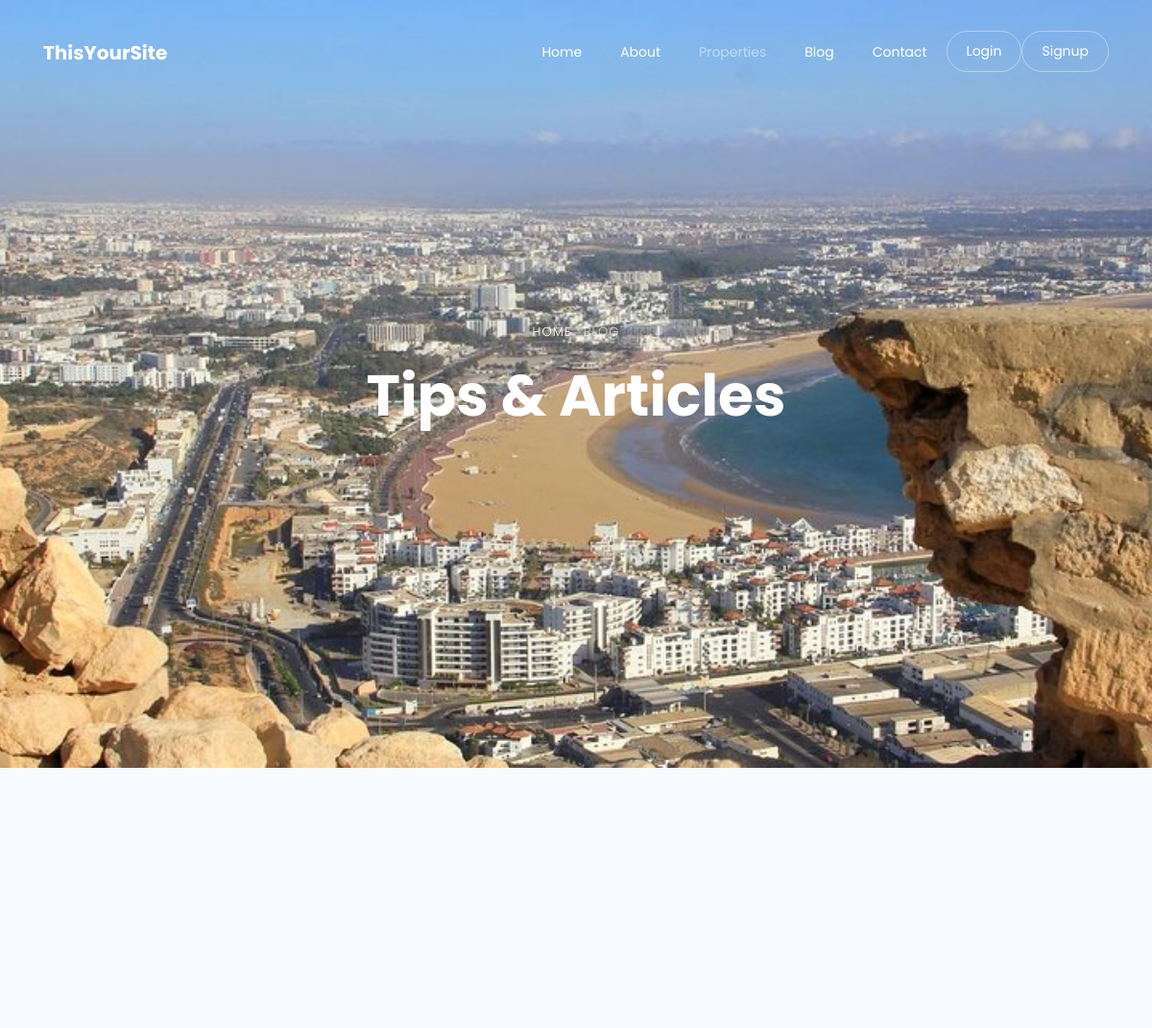
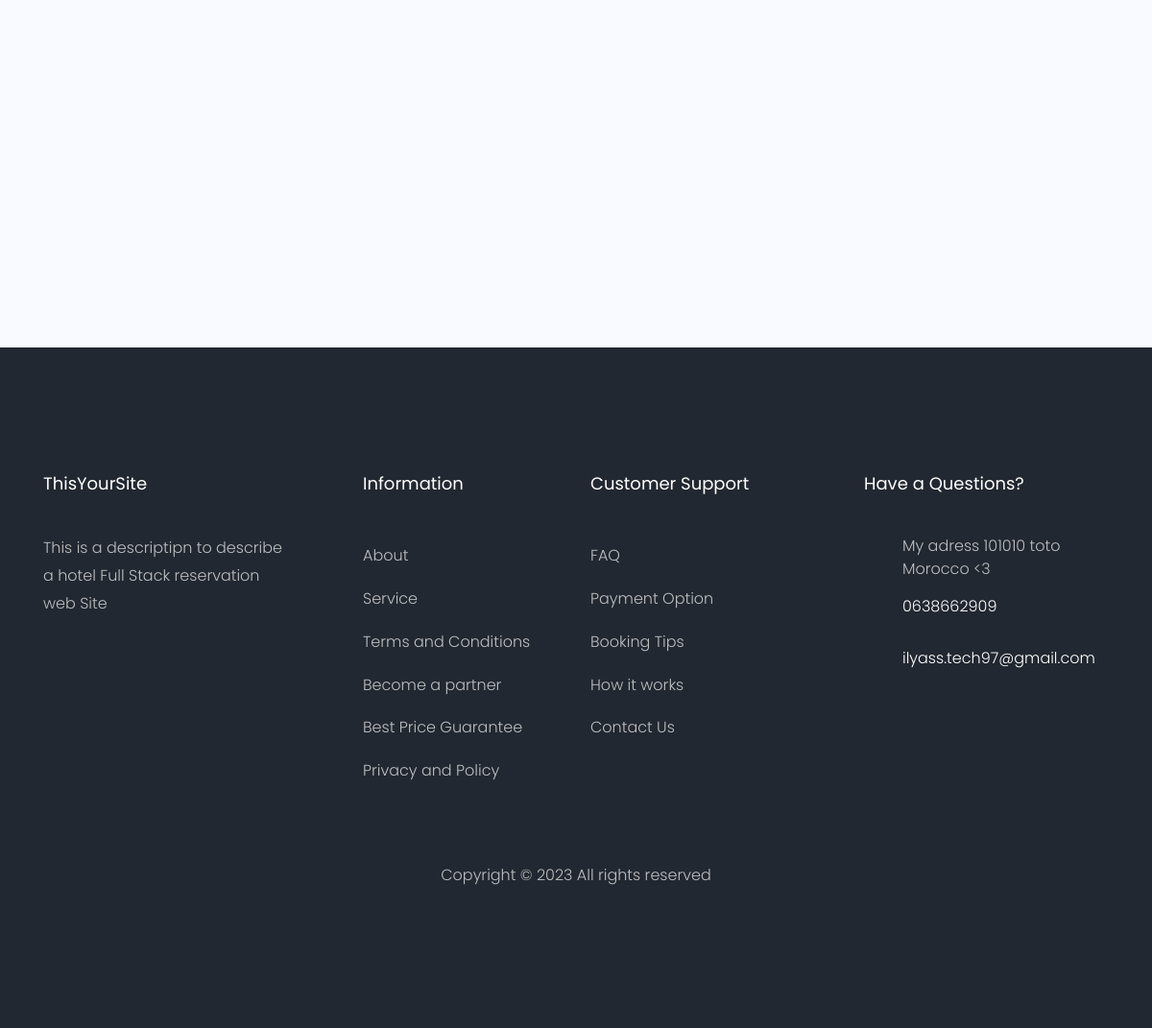
Screenshot of /blog/ with the database file from the repository (2 pictures, top to bottom).
### settings/models.py (models this page shows, shortened)
class Settings(models.Model):
    site_name = models.CharField(max_length=50)
    logo = models.ImageField(upload_to='settings')
    phone = models.CharField(max_length=20)
    email = models.EmailField(max_length=254)
    description = models.TextField(max_length=300)
    fb_link = models.URLField(max_length=200)
    twitter_link = models.URLField(max_length=200)
    instagram_link = models.URLField(max_length=200)
    adress = models.CharField(max_length=100)
    copyright_area = models.CharField(max_length=100, default="Copyright © 2023 Your Website")

### blog/views.py (the view)
# urls.py: path('',views.PostList.as_view(),name='post_list'),
class PostList(ListView):
    model = Post
    paginate_by = 3
    def get_queryset(self):
        name = self.request.GET.get('q','')
        object_list = Post.objects.filter(
            Q(title__icontains=name) |
            Q(description__icontains=name)
        )
        return object_list

### blog/models.py (called while the page is built)
    def __str__(self):
        return self.title

    def get_absolute_url(self):
        return reverse('blog:post_detail',kwargs={'slug': self.slug})

### blog/templates/blog/post_list.html (shortened to what this page needs)
{% extends 'base.html' %}
{% load bootstrap5 %}
{% load static %}
{% block body %}
<div class="hero-wrap js-fullheight" style="background-image: url({% static 'images/6.jpg' %});">
    <div class="container">
        <div class="row no-gutters slider-text js-fullheight align-items-center justify-content-center"
            data-scrollax-parent="true">
            <div class="col-md-9 ftco-animate text-center" data-scrollax=" properties: { translateY: '70%' }">
                <p class="breadcrumbs" data-scrollax="properties: { translateY: '30%', opacity: 1.6 }"><span
                        class="mr-2"><a href="/">Home</a></span> <span>Blog</span></p>
                <h1 class="mb-3 bread" data-scrollax="properties: { translateY: '30%', opacity: 1.6 }">Tips &amp;
                    Articles</h1>
            </div>
        </div>
    </div>
</div>
<section class="ftco-section bg-light">
    <div class="container">
        <div class="row d-flex">
        </div>
    </div>
</section>
{% endblock body %}

### templates/base.html (shortened to what this page needs)
{% load static %}
<!DOCTYPE html>
<html lang="en">
<head>
    <link href="https://cdn.jsdelivr.net/npm/bootstrap@5.3.2/dist/css/bootstrap.min.css" rel="stylesheet">
    <link rel="stylesheet" href="https://cdn.jsdelivr.net/npm/bootstrap@4.6.2/dist/css/bootstrap.min.css">
    <link rel="stylesheet" href="https://cdn.jsdelivr.net/npm/bootstrap-icons@1.11.1/font/bootstrap-icons.css">
    <link rel="stylesheet" href="{% static 'css/open-iconic-bootstrap.min.css' %}">
    <link rel="stylesheet" href="{% static 'css/animate.css' %}">
    <link rel="stylesheet" href="{% static 'css/owl.carousel.min.css' %}">
    <link rel="stylesheet" href="{% static 'css/owl.theme.default.min.css' %}">
    <link rel="stylesheet" href="{% static 'css/magnific-popup.css' %}">
    <link rel="stylesheet" href="{% static 'css/aos.css' %}">
    <link rel="stylesheet" href="{% static 'css/ionicons.min.css' %}">
    <link rel="stylesheet" href="{% static 'css/bootstrap-datepicker.css' %}">
    <link rel="stylesheet" href="{% static 'css/jquery.timepicker.css' %}">
    <link rel="stylesheet" href="{% static 'css/flaticon.css' %}">
    <link rel="stylesheet" href="{% static 'css/icomoon.css' %}">
    <link rel="stylesheet" href="{% static 'css/style.css' %}">
</head>
<body>
  <nav class="navbar navbar-expand-lg navbar-dark ftco_navbar bg-dark ftco-navbar-light" id="ftco-navbar">
    <div class="container">
      <a class="navbar-brand" href="/">{{myfooter.site_name}}</a>
      <div class="collapse navbar-collapse" id="ftco-nav">
        <ul class="navbar-nav ml-auto">
          <li class="nav-item"><a href="/" class="nav-link">Home</a></li>
          <li class="nav-item"><a href="{% url 'about:about' %}" class="nav-link">About</a></li>
          <li class="nav-item active"><a href="{% url 'property:property_list' %}" class="nav-link">Properties</a></li>
          <li class="nav-item"><a href="{% url 'blog:post_list' %}" class="nav-link">Blog</a></li>
          <li class="nav-item"><a href="{% url 'settings:contact_us' %}" class="nav-link">Contact</a></li>
          {% if request.user.is_authenticated %}
          <li class="nav-item cta"><a href="{% url 'accounts:profile' %}" class="nav-link">Profile</a></li>
          <li class="nav-item cta "><a href="{% url 'logout' %}" class="nav-link">Logout</a></li>
          {% else %}
          <li class="nav-item cta"><a href="{% url 'login' %}" class="nav-link"><span>Login</span></a></li>
          <li class="nav-item cta"><a href="{% url 'accounts:signup' %}" class="nav-link"><span>Signup</span></a></li>
          {% endif %}
        </ul>
      </div>
    </div>
  </nav>
  {% block body %}
  {% endblock body %}
  <footer class="ftco-footer ftco-bg-dark ftco-section">
    <div class="container">
      <div class="row mb-5">
        <div class="col-md">
          <div class="ftco-footer-widget mb-4">
            <h2 class="ftco-heading-2">{{myfooter.site_name}}</h2>
            <p>{{myfooter.description}}</p>
            <ul class="ftco-footer-social list-unstyled float-md-left float-lft mt-5">
            </ul>
          </div>
        </div>
        <div class="col-md">
          <div class="ftco-footer-widget mb-4 ml-md-5">
            <h2 class="ftco-heading-2">Information</h2>
            <ul class="list-unstyled">
              <li><a href="#" class="py-2 d-block">About</a></li>
              <li><a href="#" class="py-2 d-block">Service</a></li>
              <li><a href="#" class="py-2 d-block">Terms and Conditions</a></li>
              <li><a href="#" class="py-2 d-block">Become a partner</a></li>
              <li><a href="#" class="py-2 d-block">Best Price Guarantee</a></li>
              <li><a href="#" class="py-2 d-block">Privacy and Policy</a></li>
            </ul>
          </div>
        </div>
        <div class="col-md">
          <div class="ftco-footer-widget mb-4">
            <h2 class="ftco-heading-2">Customer Support</h2>
            <ul class="list-unstyled">
              <li><a href="#" class="py-2 d-block">FAQ</a></li>
              <li><a href="#" class="py-2 d-block">Payment Option</a></li>
              <li><a href="#" class="py-2 d-block">Booking Tips</a></li>
              <li><a href="#" class="py-2 d-block">How it works</a></li>
              <li><a href="#" class="py-2 d-block">Contact Us</a></li>
            </ul>
          </div>
        </div>
        <div class="col-md">
          <div class="ftco-footer-widget mb-4">
            <h2 class="ftco-heading-2">Have a Questions?</h2>
            <div class="block-23 mb-3">
              <ul>
                <li><span class="icon icon-map-marker"></span><span class="text">{{myfooter.adress}}</span></li>
                <li><a href="#"><span class="icon icon-phone"></span><span class="text">{{myfooter.phone}}</span></a>
                </li>
                <li><a href="#"><span class="icon icon-envelope"></span><span class="text">{{myfooter.email}}</span></a>
                </li>
              </ul>
            </div>
          </div>
        </div>
      </div>
      <div class="row">
        <div class="col-md-12 text-center">
          <p>{{myfooter.copyright_area}}</p>
        </div>
      </div>
    </div>
  </footer>
</body>
</html>

### static/css/icomoon.css (style rules this page uses)
[class^="icon-"], [class*=" icon-"] { font-family: 'icomoon' !important; speak: none; font-style: normal; font-weight: normal; font-variant: normal; text-transform: none; line-height: 1; -webkit-font-smoothing: antialiased; -moz-osx-font-smoothing: grayscale; }
.icon-map-marker:before { content: "\f041"; }
.icon-phone:before { content: "\f095"; }
.icon-envelope:before { content: "\f0e0"; }

### rows the page displays
Settings: site_name "ThisYourSite", description "This is a descriptipn to describe a hotel Full Stack reservation web Site", adress "My adress 101010 toto Morocco <3", phone "0638662909", email "ilyass.tech97@gmail.com", copyright_area "Copyright © 2023 All rights reserved"
